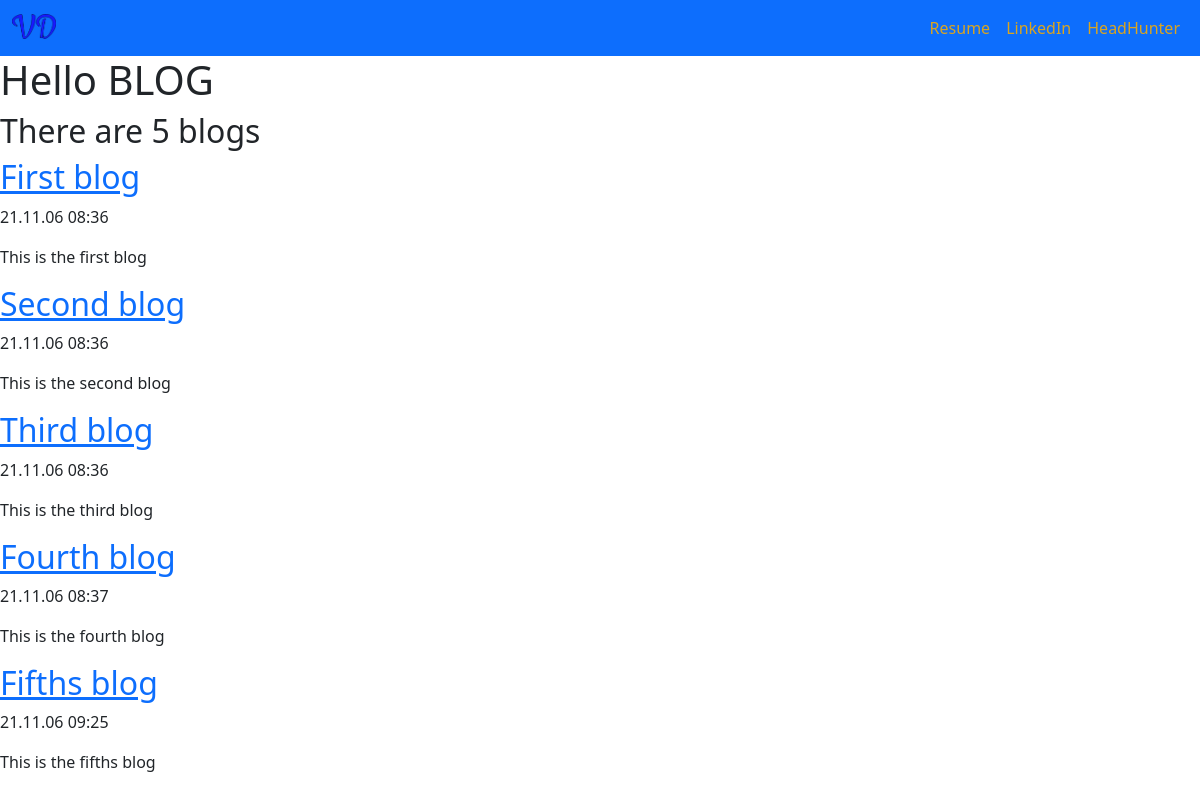
The page /blog/ on the database as committed earlier.
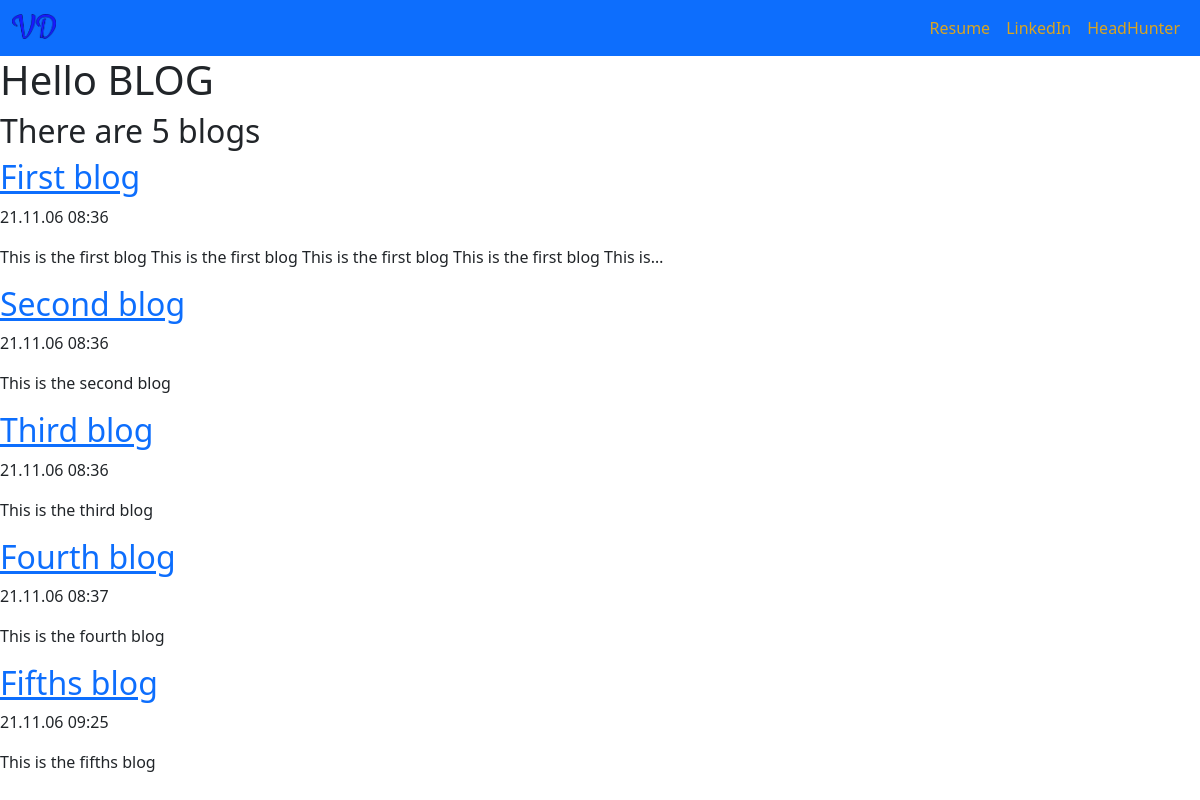
The same page on the database as committed later.
### blog/models.py (models this page shows, shortened)
class Blog(models.Model):
    title = models.CharField(max_length=100)
    date = models.DateTimeField()
    description = models.TextField(max_length=400)

### blog/views.py (the view)
# urls.py: path('', views.all_blogs, name='all_blogs'),
def all_blogs(request):
    blog_obj = Blog.objects.all()
    count = blog_obj.count()
    return render(request, 'blog/all_blogs.html', {'blogs': blog_obj, 'blogs_count': count})

### templates/blog/all_blogs.html
{% extends 'portf/base.html' %}
{% block content %}
    <h1>Hello BLOG</h1>
    <h2>There are {{ blogs_count }} blog{{ blogs_count|pluralize }}</h2>
    {% for blog in blogs %}
        <a href="{% url 'blog:detail' blog.id %}"><h2>{{ blog.title }}</h2></a>
        <p>{{ blog.date| date:'y.m.d  h:i' }} </p>
        <p>{{ blog.description| striptags | truncatechars:100 }}</p>
    {% endfor %}
{% endblock %}

Rows that differ between the two databases and show on the page:
changed Blog "First blog": description "This is the first blog" → "This is the first blog This is the first blog This is the first blog This is the first blog This is…"
